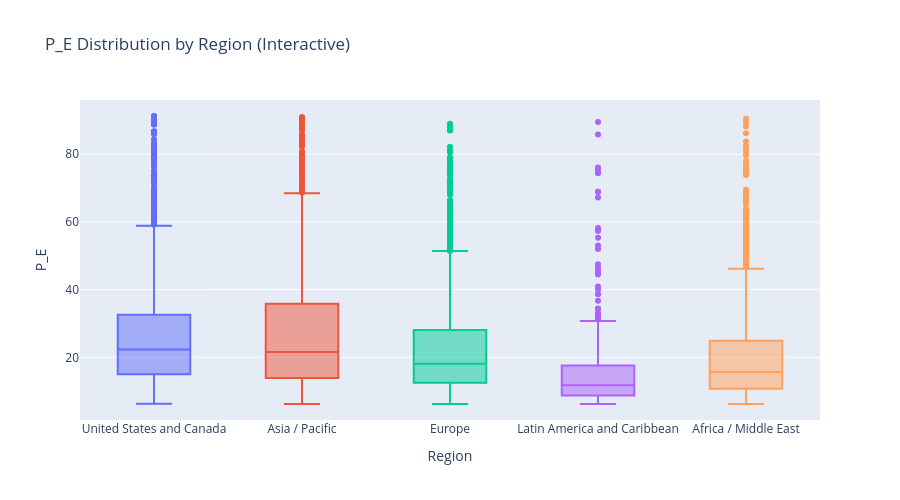

The notebook cell this image was saved under:
### Code cell
# Interactive box plot: Valuation metrics by region
if HAVE_PLOTLY and 'region' in all_stocks.columns:
    box_metric = 'p_e' if 'p_e' in all_stocks.columns else 'last_price'
    box_data = all_stocks[[box_metric, 'region']].dropna()

    # Filter outliers
    box_data = box_data[box_data[box_metric].between(
            box_data[box_metric].quantile(0.05),
            box_data[box_metric].quantile(0.95)
            )]

    if len(box_data) > 0:
        fig = px.box(
                box_data,
                x='region',
                y=box_metric,
                color='region',
                title=f'{box_metric.upper()} Distribution by Region (Interactive)',
                labels={box_metric: box_metric.upper(), 'region': 'Region'},
                height=500
                )
        fig.update_layout(showlegend=False)
        fig.show()

### Figure 1 — Plotly figure (JSON) as saved in the notebook; plotly's stock layout.template omitted (floating-point values rounded to 4 significant figures; data arrays with more than 128 entries replaced by an {"elided": "..."} marker saying what was removed)
{"data": [{"alignmentgroup": "True", "hovertemplate": "Region=%{x}<br>P_E=%{y}<extra></extra>", "legendgroup": "United States and Canada", "marker": {"color": "#636efa"}, "name": "United States and Canada", "notched": false, "offsetgroup": "United States and Canada", "orientation": "v", "showlegend": true, "x": {"elided": "1335 str values"}, "x0": " ", "xaxis": "x", "y": {"elided": "1335 float values"}, "y0": " ", "yaxis": "y", "type": "box"}, {"alignmentgroup": "True", "hovertemplate": "Region=%{x}<br>P_E=%{y}<extra></extra>", "legendgroup": "Asia / Pacific", "marker": {"color": "#EF553B"}, "name": "Asia / Pacific", "notched": false, "offsetgroup": "Asia / Pacific", "orientation": "v", "showlegend": true, "x": {"elided": "1650 str values"}, "x0": " ", "xaxis": "x", "y": {"elided": "1650 float values"}, "y0": " ", "yaxis": "y", "type": "box"}, {"alignmentgroup": "True", "hovertemplate": "Region=%{x}<br>P_E=%{y}<extra></extra>", "legendgroup": "Europe", "marker": {"color": "#00cc96"}, "name": "Europe", "notched": false, "offsetgroup": "Europe", "orientation": "v", "showlegend": true, "x": {"elided": "1595 str values"}, "x0": " ", "xaxis": "x", "y": {"elided": "1595 float values"}, "y0": " ", "yaxis": "y", "type": "box"}, {"alignmentgroup": "True", "hovertemplate": "Region=%{x}<br>P_E=%{y}<extra></extra>", "legendgroup": "Latin America and Caribbean", "marker": {"color": "#ab63fa"}, "name": "Latin America and Caribbean", "notched": false, "offsetgroup": "Latin America and Caribbean", "orientation": "v", "showlegend": true, "x": {"elided": "428 str values"}, "x0": " ", "xaxis": "x", "y": {"elided": "428 float values"}, "y0": " ", "yaxis": "y", "type": "box"}, {"alignmentgroup": "True", "hovertemplate": "Region=%{x}<br>P_E=%{y}<extra></extra>", "legendgroup": "Africa / Middle East", "marker": {"color": "#FFA15A"}, "name": "Africa / Middle East", "notched": false, "offsetgroup": "Africa / Middle East", "orientation": "v", "showlegend": true, "x": {"elided": "1056 str values"}, "x0": " ", "xaxis": "x", "y": {"elided": "1056 float values"}, "y0": " ", "yaxis": "y", "type": "box"}], "layout": {"xaxis": {"anchor": "y", "domain": [0.0, 1.0], "title": {"text": "Region"}, "categoryorder": "array", "categoryarray": ["United States and Canada", "Asia / Pacific", "Europe", "Latin America and Caribbean", "Africa / Middle East"]}, "yaxis": {"anchor": "x", "domain": [0.0, 1.0], "title": {"text": "P_E"}}, "legend": {"title": {"text": "Region"}, "tracegroupgap": 0}, "title": {"text": "P_E Distribution by Region (Interactive)"}, "boxmode": "overlay", "height": 500, "showlegend": false}}
